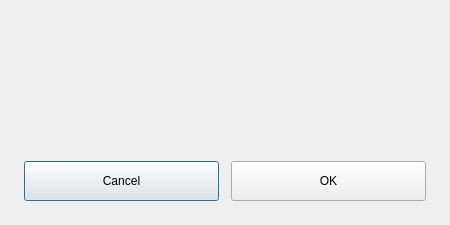
<?xml version="1.0" encoding="utf-8"?>
<ui version="4.0">
 <class>CustomAlertDialog</class>
 <widget class="QDialog" name="CustomAlertDialog">
  <property name="geometry">
   <rect>
    <x>0</x>
    <y>0</y>
    <width>450</width>
    <height>225</height>
   </rect>
  </property>
  <layout class="QVBoxLayout" name="verticalLayout">
   <property name="spacing">
    <number>12</number>
   </property>
   <property name="leftMargin">
    <number>24</number>
   </property>
   <property name="topMargin">
    <number>24</number>
   </property>
   <property name="rightMargin">
    <number>24</number>
   </property>
   <property name="bottomMargin">
    <number>24</number>
   </property>
   <item>
    <widget class="QLabel" name="titleLbl">
     <property name="wordWrap">
      <bool>true</bool>
     </property>
     <property name="textFormat">
      <enum>Qt::PlainText</enum>
     </property>
     <property name="font">
      <font>
       <pointsize>16</pointsize>
       <bold>true</bold>
      </font>
     </property>
    </widget>
   </item>
   <item>
    <widget class="QLabel" name="messageLbl">
     <property name="textFormat">
      <enum>Qt::PlainText</enum>
     </property>
     <property name="font">
      <font>
       <pointsize>12</pointsize>
      </font>
     </property>
     <property name="wordWrap">
      <bool>true</bool>
     </property>
    </widget>
   </item>
   <item>
    <spacer name="verticalSpacer">
     <property name="orientation">
      <enum>Qt::Orientation::Vertical</enum>
     </property>
     <property name="sizeHint" stdset="0">
      <size>
       <width>0</width>
       <height>0</height>
      </size>
     </property>
    </spacer>
   </item>
   <item>
    <layout class="QHBoxLayout" name="horizontalLayout">
     <item>
      <widget class="QPushButton" name="cancelBtn">
       <property name="minimumSize">
        <size>
         <width>120</width>
         <height>40</height>
        </size>
       </property>
       <property name="cursor">
        <cursorShape>PointingHandCursor</cursorShape>
       </property>
       <property name="text">
        <string>Cancel</string>
       </property>
      </widget>
     </item>
     <item>
      <widget class="QPushButton" name="okBtn">
       <property name="minimumSize">
        <size>
         <width>120</width>
         <height>40</height>
        </size>
       </property>
       <property name="cursor">
        <cursorShape>PointingHandCursor</cursorShape>
       </property>
       <property name="text">
        <string>OK</string>
       </property>
      </widget>
     </item>
    </layout>
   </item>
  </layout>
 </widget>
 <resources />
 <connections />
</ui>
